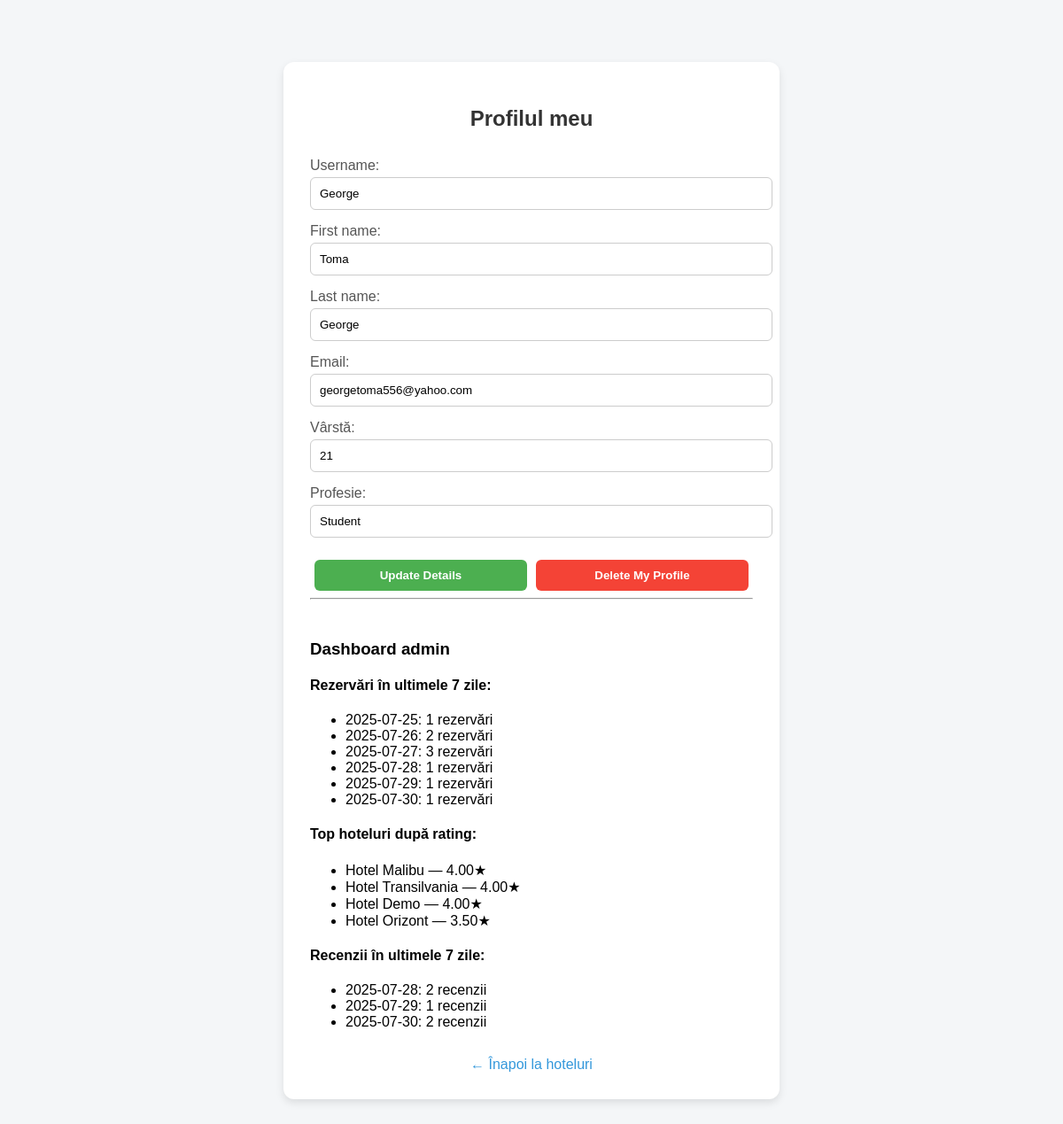
The app's page /booking/my_profile/ (signed in) with its own data.
### booking/models/user.py (models this page shows)
class CustomUser(AbstractUser):
    age = models.PositiveIntegerField(null=True, blank=True)
    profession = models.CharField(max_length=100, blank=True)

### booking/models/hotel.py (models this page shows, shortened)
class Hotel(models.Model):
    HOTEL_TYPES = [
        ('1P', 'Cameră pentru 1 persoană'),
        ('2P', 'Cameră pentru 2 persoane'),
        ('3P', 'Cameră pentru 3 persoane'),
        ('APT', 'Apartament'),
    ]
    name = models.CharField(max_length=100)
    location = models.CharField(max_length=100)
    description = models.TextField()
    available_types = models.CharField(max_length=3, choices=HOTEL_TYPES)
    price_per_night = models.DecimalField(max_digits=7, decimal_places=2)
    is_active = models.BooleanField(default=True)

### booking/views/auth_views.py (the view, shortened to what this page needs)
# urls.py: path('my_profile/', my_profile_view, name='my_profile'),
@login_required
def my_profile_view(request):
    user = request.user
    context = {'user': user}
    if user.is_staff:
        today = now().date()
        seven_days_ago = today - timedelta(days=6)
        bookings_per_day = (
            Reservation.objects
            .filter(start_date__range=(seven_days_ago, today))
            .extra({'day': "date(start_date)"})
            .values('day')
            .annotate(count=Count('id'))
            .order_by('day')
        )
        top_hotels = (
            Hotel.objects.annotate(avg_rating=Avg('reservation__hotelreview__rating'))
            .order_by('-avg_rating')[:5]
        )
        reviews_per_day = (
            HotelReview.objects
            .filter(date_posted__date__range=(seven_days_ago, today))
            .extra({'day': "date(date_posted)"})
            .values('day')
            .annotate(count=Count('id'))
            .order_by('day')
        )
        context.update({
            'bookings_per_day': bookings_per_day,
            'top_hotels': top_hotels,
            'reviews_per_day': reviews_per_day,
            'is_admin': True,
        })
    return render(request, 'booking/my_profile.html', context)

### booking/templates/booking/my_profile.html (shortened to what this page needs)
<!DOCTYPE html>
<html lang="ro">
<head>
</head>
<body>
    <div class="container">
        <h2>Profilul meu</h2>
        <form method="post">
            <label>Username:
                <input type="text" name="username" value="{{ user.username }}" required>
            </label>
            <label>First name:
                <input type="text" name="first_name" value="{{ user.first_name }}">
            </label>
            <label>Last name:
                <input type="text" name="last_name" value="{{ user.last_name }}">
            </label>
            <label>Email:
                <input type="email" name="email" value="{{ user.email }}" required>
            </label>
            <label>Vârstă:
                <input type="number" name="age" value="{{ user.age }}">
            </label>
            <label>Profesie:
                <input type="text" name="profession" value="{{ user.profession }}">
            </label>
            <div class="buttons">
                <button type="submit" name="action" value="update" class="update-btn">Update Details</button>
                <button type="submit" name="action" value="delete" class="delete-btn" onclick="return confirm('Sigur vrei să îți ștergi contul? Aceasta acțiune este ireversibilă.');">Delete My Profile</button>
            </div>
        </form>
        <hr><br>
            {% if not is_admin %}
                <h3>Dashboard utilizator</h3>
                <p><strong>Total cheltuit:</strong> {{ total_spent }} RON</p>
                <p><strong>Număr de rezervări:</strong> {{ num_reservations }}</p>
                <p><strong>Evaluare medie:</strong> {{ average_rating|default:"Nicio evaluare" }}</p>
            {% else %}
            <h3>Dashboard admin</h3>
                <h4>Rezervări în ultimele 7 zile:</h4>
                    <ul>
                        {% for entry in bookings_per_day %}
                            <li>{{ entry.day }}: {{ entry.count }} rezervări</li>
                        {% empty %}
                            <li>Nicio rezervare recentă.</li>
                        {% endfor %}
                    </ul>
                <h4>Top hoteluri după rating:</h4>
                    <ul>
                        {% for hotel in top_hotels %}
                            <li>{{ hotel.name }} — {{ hotel.avg_rating|floatformat:2 }}★</li>
                        {% empty %}
                            <li>Niciun hotel evaluat.</li>
                        {% endfor %}
                    </ul>
                <h4>Recenzii în ultimele 7 zile:</h4>
                    <ul>
                        {% for entry in reviews_per_day %}
                            <li>{{ entry.day }}: {{ entry.count }} recenzii</li>
                        {% empty %}
                            <li>Nicio recenzie recentă.</li>
                        {% endfor %}
                    </ul>
            {% endif %}
        <a href="{% url 'hotels' %}">← Înapoi la hoteluri</a>
    </div>
</body>
</html>

### booking/templates/booking/my_profile.html (style rules this page uses)
body { font-family: Arial, sans-serif; background-color: #f4f6f8; margin: 0; padding: 20px; }
.container { max-width: 500px; margin: 50px auto; background-color: white; padding: 30px; border-radius: 12px; box-shadow: 0 4px 10px rgba(0, 0, 0, 0.1); }
h2 { text-align: center; margin-bottom: 30px; color: #333; }
label { display: block; margin-bottom: 15px; color: #555; }
input { width: 100%; padding: 10px; margin-top: 4px; border: 1px solid #ccc; border-radius: 6px; }
.buttons { display: flex; justify-content: space-between; margin-top: 25px; }
.buttons button { flex: 1; padding: 10px; margin: 0 5px; border: none; border-radius: 6px; cursor: pointer; font-weight: bold; }
.update-btn { background-color: #4CAF50; color: white; }
.delete-btn { background-color: #f44336; color: white; }
a { display: block; margin-top: 30px; text-align: center; color: #3498db; text-decoration: none; }

### records on screen
CustomUser: username "George", first_name "Toma", last_name "George", email "georgetoma556@yahoo.com", age "21", profession "Student"
Hotel: name "Hotel Malibu", avg_rating "4.00"
Hotel: name "Hotel Transilvania", avg_rating "4.00"
Hotel: name "Hotel Demo", avg_rating "4.00"
Hotel: name "Hotel Orizont", avg_rating "3.50"

### other values on screen
{{ entry.day }} "2025-07-25" "2025-07-26" "2025-07-27" "2025-07-28" "2025-07-29" "2025-07-30"
{{ entry.count }} "1" "2" "3" "1" "1" "1"
{{ entry.day }} "2025-07-28" "2025-07-29" "2025-07-30"
{{ entry.count }} "2" "1" "2"
